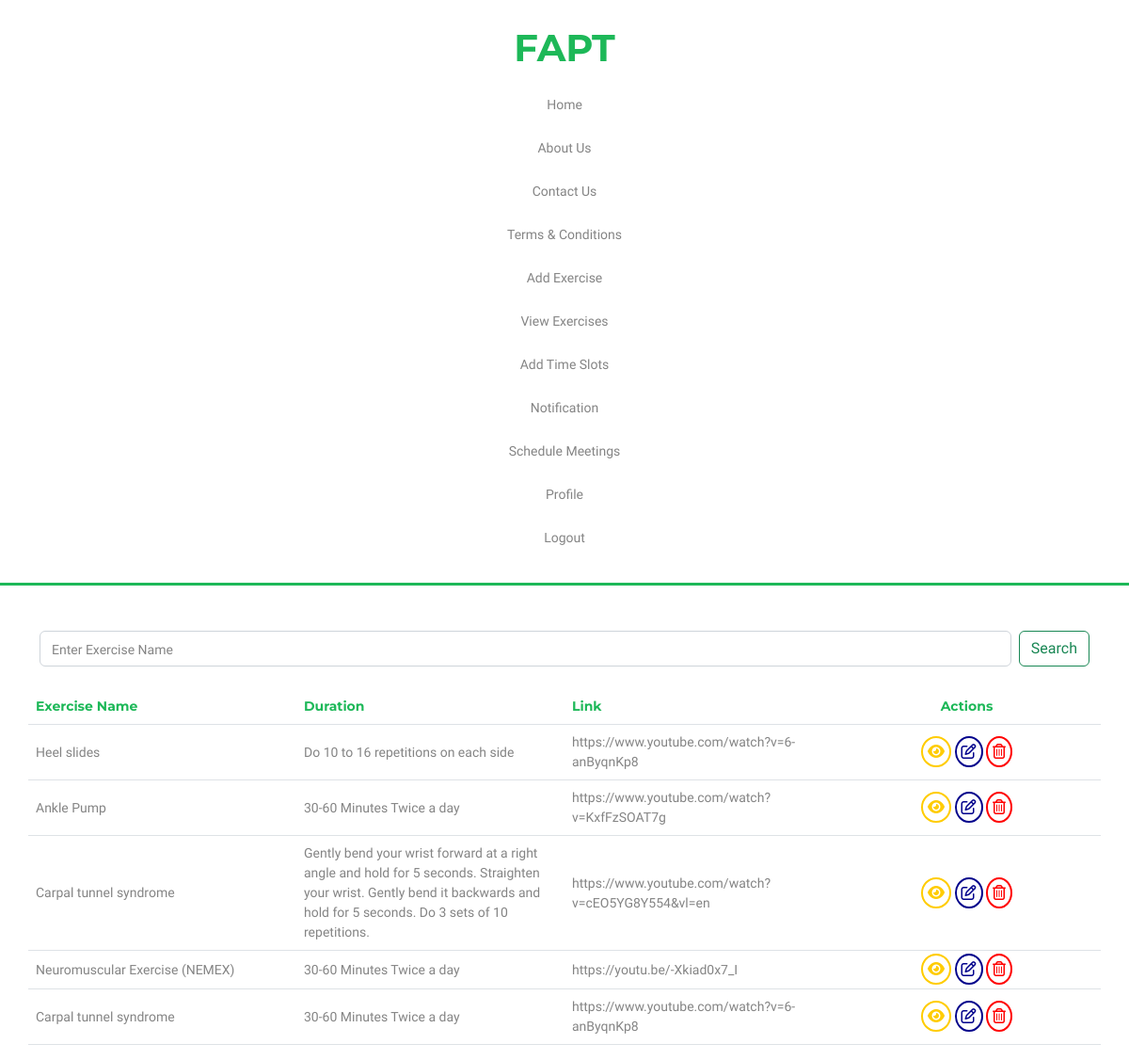
Screenshot of /PhysiotherapistPanel/physio-view-exercise.php (signed in) with the database file from the repository.
### tables this page shows
CREATE TABLE `exercise` (
  `Exercise_id` int(11) NOT NULL,
  `Exercise_name` varchar(255) NOT NULL,
  `Exercise_duration` varchar(255) NOT NULL,
  `Exercise_link` varchar(255) NOT NULL,
  `Exercise_description` varchar(1000) NOT NULL,
  `Physio_phone` varchar(255) NOT NULL
);

### PhysiotherapistPanel/physio-view-exercise.php (the view, shortened to what this page needs)
<?php
if(!isset($_SESSION['pno'])){
    header("location: ../login.php");
}
else{
    $phone_num = $_SESSION['pno'];
}
?>
<!DOCTYPE html>
<html lang="en">
<head>
    <link href="https://cdn.jsdelivr.net/npm/bootstrap@5.2.0/dist/css/bootstrap.min.css" rel="stylesheet">
    <link rel="stylesheet" href="./physiotherapist-style/style.css">
</head>
<body>
<nav>
        <div class="container">
            <div class="row">
                <div class="col-12 col-xxl-2">
                    <div class="navigation-logo text-center text-xxl-start">
                        <h1 class="logo">FAPT</h1>
                    </div>
                </div>
                <div class="col-12 col-xxl-10">
                    <div class="nav-select">
                        <div class="navigation-menu text-center text-xxl-center mt-xl-2 mt-0">
                            <a href="./physiotherapist-home.php">Home</a>
                            <a href="./physio-about-us.php">About Us</a>
                            <a href="./physio-contact-us.php">Contact Us</a>
                            <a href="./physio-terms-and-condition.php">Terms & Conditions</a>
                            <a href="./physio-add-exercise.php">Add Exercise</a>
                            <a href="./physio-view-exercise.php">View Exercises</a>
                            <a href="./physio-add-time-slots.php">Add Time Slots</a>
                            <a href="./physio-view-patients.php">Notification</a>
                            <a href="./physio-schedule-meetings.php">Schedule Meetings</a>
                            <a href="./physio-profile.php">Profile</a>
                            <a href="./logout.php">Logout</a>
                        </div>
                    </div>
                </div>
            </div>
        </div>
    </nav>
    <section class="view-exercise">
        <div class="container">
            <div class="row">
                <form class="d-flex mt-5" role="search">
                    <input class="form-control me-2" name="search" placeholder="Enter Exercise Name" aria-label="Search">
                    <input type="submit" value = "Search" class = "btn btn-outline-success" name = "save">
                  </form>
                  <table class="table mt-4">
                    <tr class="col-12">
                        <th class="table-head col-2 col-lg-3">Exercise Name</th>
                        <th class="table-head col-2 col-lg-3">Duration</th>
                        <th class="table-head col-2 col-lg-3">Link</th>
                        <th class="table-head text-start text-md-center col-6 col-lg-3">Actions</th>
                    </tr>
                    <?php
                    include("../db/conn.php");
                    $condition = '';
                    $exerciseResult = mysqli_query($con, "SELECT * FROM `exercise` WHERE 1 AND `Physio_phone` = '$phone_num' ".$condition."");
                    ?>
                    <?php while($row = mysqli_fetch_array($exerciseResult)){ ?>
                    <tr>
                        <td class = "align-middle"> <?php echo $row['Exercise_name']; ?> </td>
                        <td class = "align-middle"><?php echo $row['Exercise_duration']; ?></td>
                        <td class = "align-middle"><a href="<?php echo $row['Exercise_link']; ?>" class="link" target="_blank"><?php echo $row['Exercise_link']; ?></a></td>
                        <td class = "text-center align-middle">
                            <a href="./view-exercise.php?view=<?php echo $row['Exercise_id'];  ?>" title = "View" class = "view-rec"><i class = "fa-solid fa-eye"></i></a>
                            <a href="./edit-exercise.php?edit=<?php echo $row['Exercise_id'];  ?>" title = "Edit" class = "edt-rec"><i class="fa-regular fa-pen-to-square"></i></a>
                            <a href="./delete-exercise.php?del=<?php echo $row['Exercise_id'];  ?>" title = "Delete" class = "del-rec"><i class="fa-regular fa-trash-can"></i></a>
                        </td>
                    </tr>
                    <?php } ?>
                  </table>
            </div>
        </div>
    </section>
</body>
</html>

### PhysiotherapistPanel/physiotherapist-style/style.css (style rules this page uses)
nav { padding: 27px 0px; background-color: white; border-bottom: 3px solid rgb(29, 184, 88); }
nav .navigation-logo .logo { font-size: 40px; font-weight: bold; color: rgb(29, 184, 88); font-family: 'Montserrat', sans-serif; }
nav .navigation-menu { display: flex; gap: 8px; }
nav .navigation-menu a { font-size: 14px; padding: 10px 3px 10px 3px; text-decoration: none; font-family: 'Work Sans', sans-serif; color: #6d6c6cd6; }
@media (max-width: 1200px) { nav .navigation-menu { display: flex; flex-direction: column; gap: 5px; } }
.form-control::placeholder { color: #6d6c6cd6; font-family: 'Work Sans', sans-serif; font-size: 14px; }
.btn-outline-success { font-family: 'Work Sans', sans-serif; font-size: 16px; }
td { color: #6d6c6cd6; font-family: 'Work Sans', sans-serif; font-size: 14px; }
.table-head { color: rgb(29, 184, 88); font-family: 'Montserrat', sans-serif; font-size: 14px; }
.del-rec { background-color: red; color: white; font-family: 'Work Sans', sans-serif; font-size: 14px; border: none; padding: 5px 10px 5px 10px; border-radius: 4px; }
.edt-rec { background-color: skyblue; color: white; font-family: 'Work Sans', sans-serif; font-size: 14px; border: none; padding: 5px 15px 5px 15px; border-radius: 4px; }
.link { text-decoration: none; color: #6d6c6cd6 ; }

### PhysiotherapistPanel/physio-view-exercise.php (style rules this page uses)
.del-rec { background: none; color: red; font-family: 'Work Sans', sans-serif; font-size: 20px; border: 2px solid red; padding: 8px; border-radius: 100%; }
.edt-rec { color: darkblue; font-family: 'Work Sans', sans-serif; font-size: 20px; border: 2px solid darkblue; padding: 8px; background: none; border-radius: 100%; }
.view-rec { color: #FFCC00; font-family: 'Work Sans', sans-serif; font-size: 20px; border: 2px solid #FFCC00; padding: 8px; border-radius: 100%; }
@media (max-width: 1400px) { .edt-rec { padding: 5px; font-size: 16px; } }
@media (max-width: 1400px) { .del-rec { padding: 5px; font-size: 16px; } }
@media (max-width: 1400px) { .view-rec { padding: 5px; font-size: 16px; } }

### rows the page displays
exercise: Exercise_name "Heel slides", Exercise_duration "Do 10 to 16 repetitions on each side", Exercise_link "https://www.youtube.com/watch?v=6-anByqnKp8"
exercise: Exercise_name "Ankle Pump", Exercise_duration "30-60 Minutes Twice a day", Exercise_link "https://www.youtube.com/watch?v=KxfFzSOAT7g"
exercise: Exercise_name "Carpal tunnel syndrome", Exercise_duration "Gently bend your wrist forward at a right angle and hold for 5 seconds. Straighten your wrist. Gently bend it backwards and hold for 5 seconds. Do 3 sets of 10 repetitions.", Exercise_link "https://www.youtube.com/watch?v=cEO5YG8Y554&vl=en"
exercise: Exercise_name "Neuromuscular Exercise (NEMEX)", Exercise_duration "30-60 Minutes Twice a day", Exercise_link "https://youtu.be/-Xkiad0x7_I"
exercise: Exercise_name "Carpal tunnel syndrome", Exercise_duration "30-60 Minutes Twice a day", Exercise_link "https://www.youtube.com/watch?v=6-anByqnKp8"
